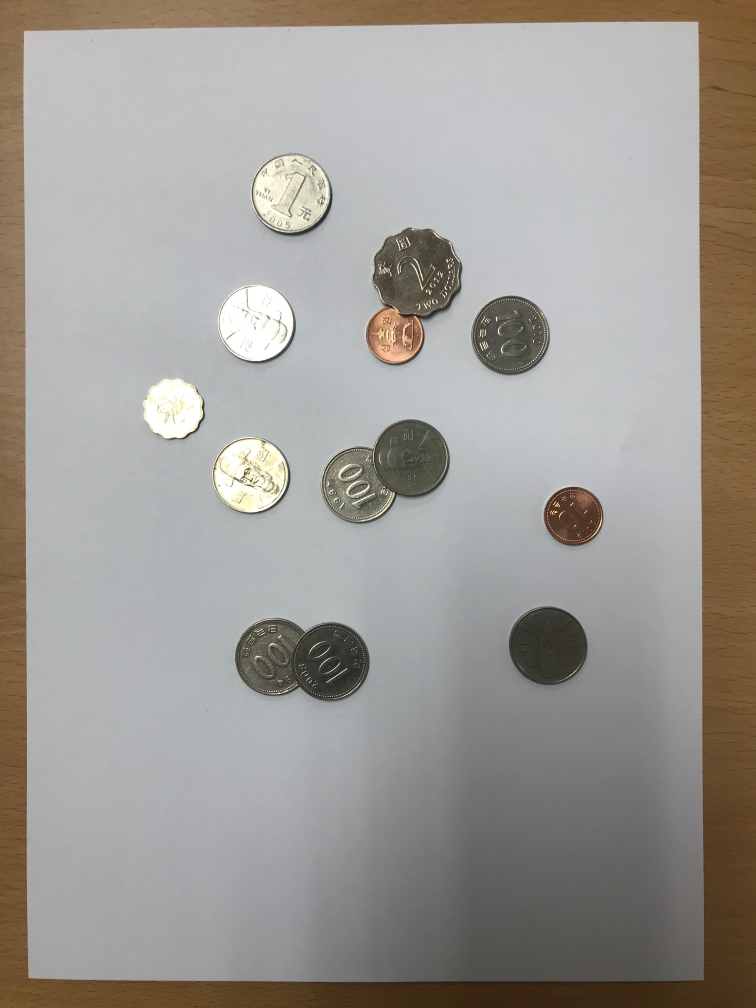
#> input picture Coins/coins_set3.jpg, 3024 x 4032 px, found by its file name (shown at 1/4 size)
$ jupyter execute Homework_1_coins_set_3.ipynb   (shell and % lines are left out)
#> lines starting #> are read from the running program, lines starting #| are printed output that depends on the picture
[cell 1]
import cv2
import numpy as np
import matplotlib.pyplot as plt

[cell 2]
image = 'coins_set3.jpg'
img = cv2.imread(image, 1)
#> img is the input picture: shape (4032, 3024, 3); mean B, G, R 149.8, 154.6, 158.1
img_orig = img.copy()
img = cv2.cvtColor(img,cv2.COLOR_BGR2GRAY)
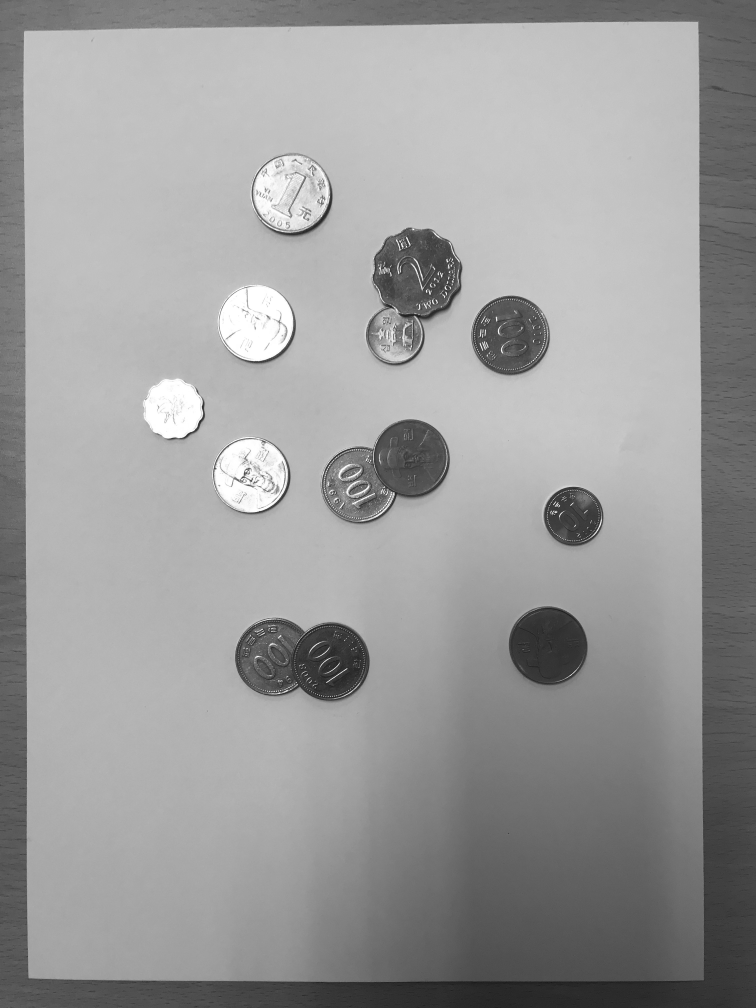
#> img: shape (4032, 3024) (shown at 1/4 size); min 7, max 255, mean 155.1
plt.rcParams["figure.figsize"] = (16,9)
plt.imshow(img,cmap='gray')

[cell 3]
img = cv2.medianBlur(img,55)
plt.rcParams["figure.figsize"] = (16,9)
plt.imshow(img,cmap='gray')

[cell 4]
all_circs = cv2.HoughCircles(img, cv2.HOUGH_GRADIENT, 0.9, 120, param1 = 50, param2 = 30, minRadius = 105, maxRadius = 280)
#> all_circs = 13 rows, first 8: [2191.5, 2581.5, 155.4], [1322.5, 2645.5, 153.7], [2042.5, 1337.5, 153], [1000.5, 1902.5, 144.5], [1023.5, 1289.5, 147.6], [1643.5, 1828.5, 150.3], [2298.5, 2065.5, 117.6], [689.5, 1634.5, 117.2]
all_circs_rounded = np.uint16(np.around(all_circs))
#> all_circs_rounded = 13 rows, first 8: [2192, 2582, 155], [1322, 2646, 154], [2042, 1338, 153], [1000, 1902, 144], [1024, 1290, 148], [1644, 1828, 150], [2298, 2066, 118], [690, 1634, 117]

print(all_circs_rounded)
#| [[[2192 2582  155]
#|   [1322 2646  154]
#|   [2042 1338  153]
#|   [1000 1902  144]
#|   [1024 1290  148]
#|   [1644 1828  150]
#|   [2298 2066  118]
#|   [ 690 1634  117]
#|   [1096 2628  154]
#|   [1164  774  147]
#|   [1438 1936  148]
#|   [1672 1102  180]
#> (further printed lines are left out)
print(all_circs_rounded.shape)
#| (1, 13, 3)
print('I have found ' + str(all_circs_rounded.shape[1]) + ' coins.')
#| I have found 13 coins.

[cell 5]
count = 1
for i in all_circs_rounded[0, :]:
    cv2.circle(img_orig, (i[0],i[1]),i[2],(50, 200, 200), 15)
    cv2.circle(img_orig, (i[0],i[1]),2,(255, 0, 0), 5)
    cv2.putText(img_orig, "Coin " + str(count), (i[0]-70,i[1]+30), cv2.FONT_HERSHEY_SIMPLEX, 3.3, (255,0,0), 15)
    count += 1

    plt.rcParams["figure.figsize"] = (16,9)
    plt.imshow(img_orig)
#> this loop made 13 passes
#> i on passes 1 to 12: [2192, 2582, 155], [1322, 2646, 154], [2042, 1338, 153], [1000, 1902, 144], [1024, 1290, 148], [1644, 1828, 150], [2298, 2066, 118], [690, 1634, 117], [1096, 2628, 154], [1164, 774, 147], [1438, 1936, 148], [1672, 1102, 180]
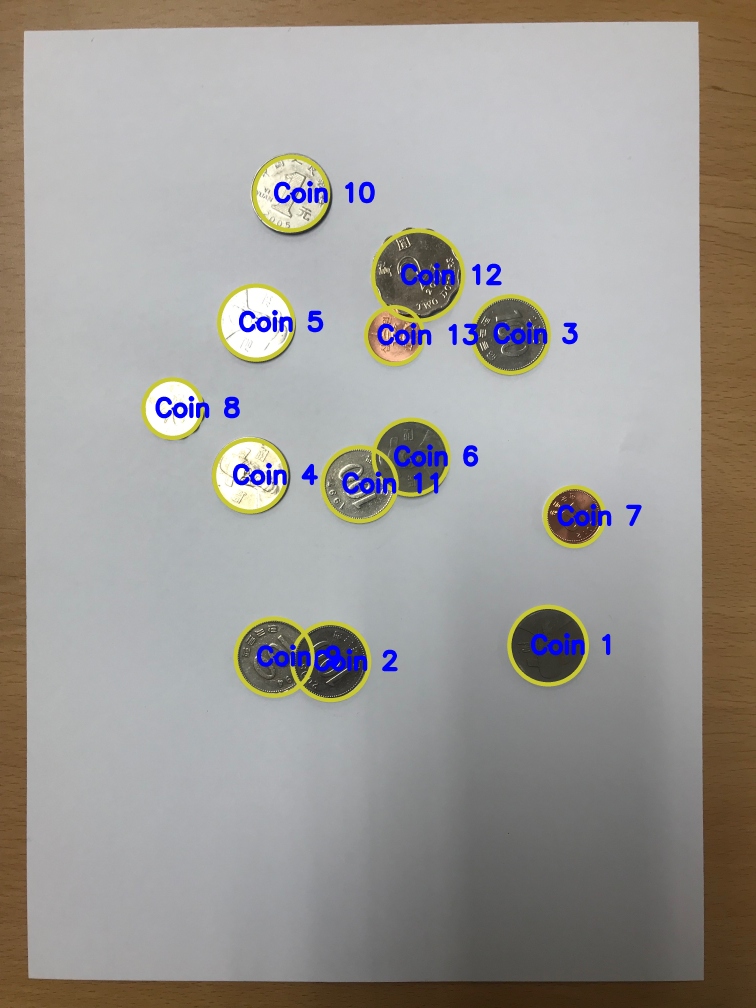
#> img_orig: shape (4032, 3024, 3) (shown at 1/4 size); mean B, G, R 150.2, 153.8, 157.2
#> after the loop, count = 14
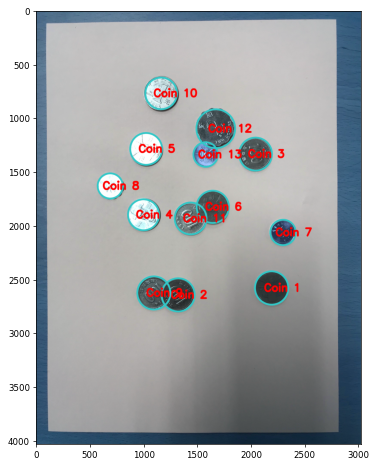
#> figure drawn by matplotlib, 1 panel; B, G, R data is drawn as R, G, B

$ run again, with Coins/coins_set1.jpg copied over Coins/coins_set3.jpg
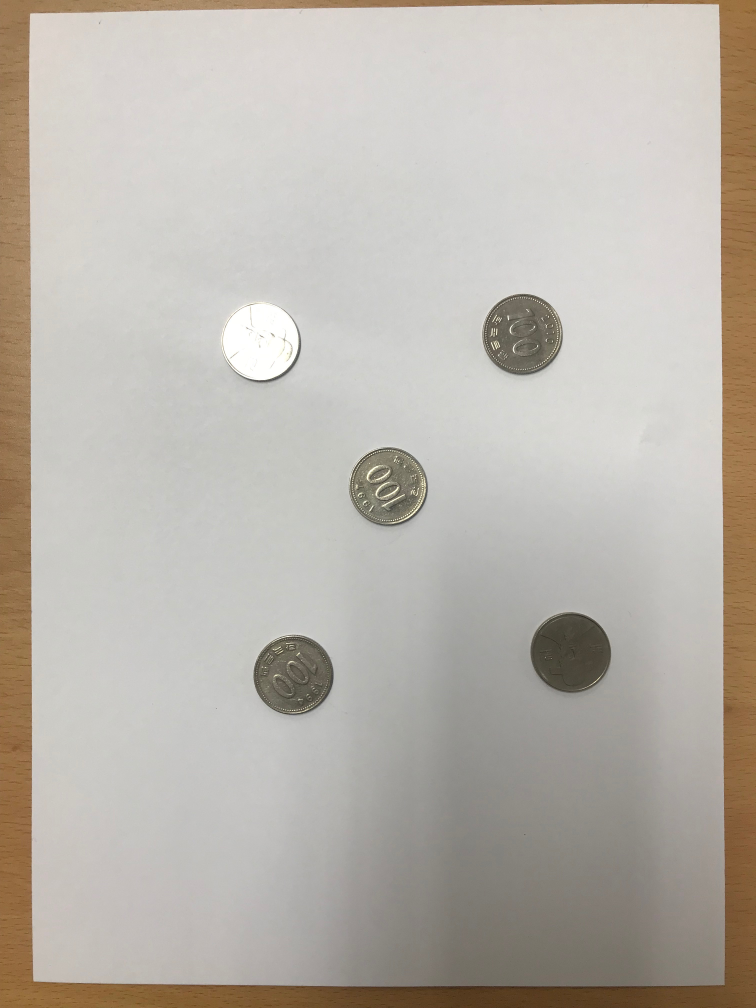
#> input picture Coins/coins_set1.jpg, 3024 x 4032 px, found by its file name (shown at 1/4 size)
#> img is the input picture: shape (4032, 3024, 3); mean B, G, R 171.9, 180, 185.8
#> `img = cv2.cvtColor(img,cv2.COLOR_BGR2GRAY)`:
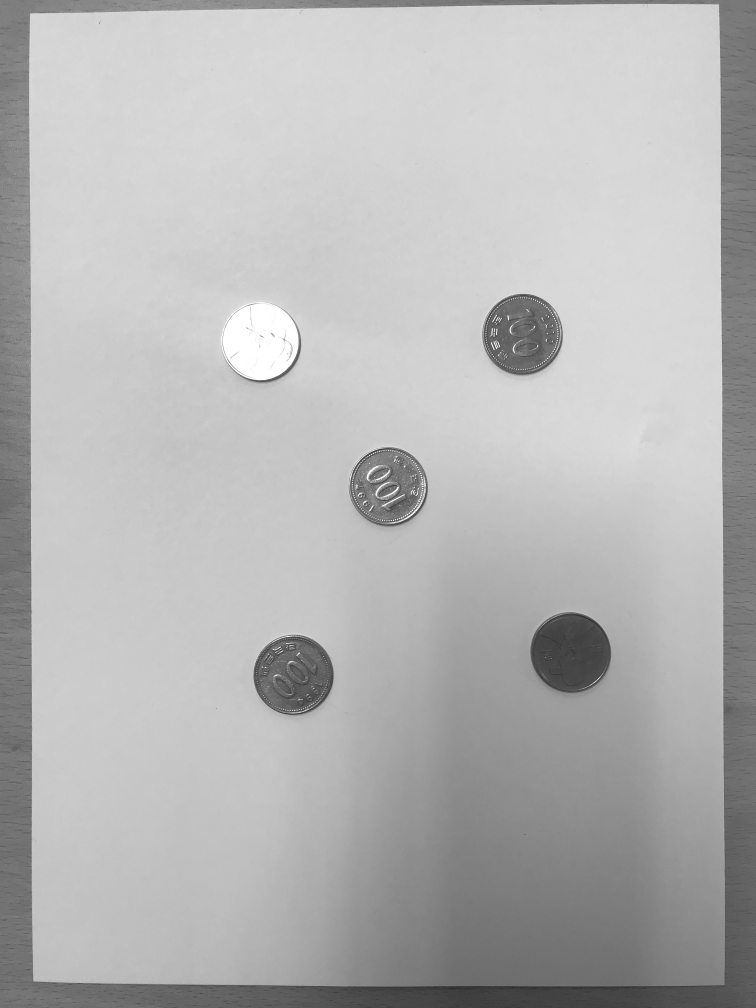
#> img: shape (4032, 3024) (shown at 1/4 size); min 16, max 255, mean 180.9
#> all_circs = [[2281.5, 2608.5, 158.9], [2090.5, 1333.5, 156.1], [1173.5, 2699.5, 158.3], [1554.5, 1946.5, 155], [1041.5, 1365.5, 153.1]]
#> all_circs_rounded = [[2282, 2608, 159], [2090, 1334, 156], [1174, 2700, 158], [1554, 1946, 155], [1042, 1366, 153]]
#| [[[2282 2608  159]
#|   [2090 1334  156]
#|   [1174 2700  158]
#|   [1554 1946  155]
#|   [1042 1366  153]]]
#| (1, 5, 3)
#| I have found 5 coins.
#> the loop `for i in all_circs_rounded[0, :]:` made 5 passes
#> after the loop `for i in all_circs_rounded[0, :]:`: count = 6
#> `[cell 5] count = 1 for i in all_circs_rounded[0, :]: cv2.circle(img_or..`:
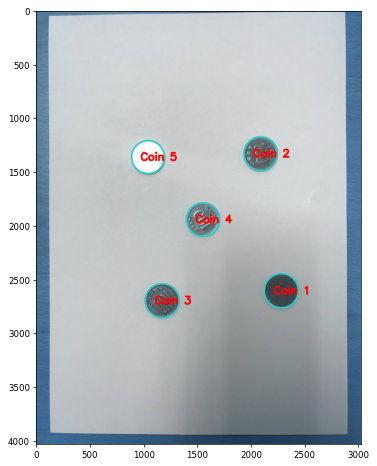
#> figure drawn by matplotlib, 1 panel; B, G, R data is drawn as R, G, B

$ run again, with Coins/coins_set4.jpg copied over Coins/coins_set3.jpg
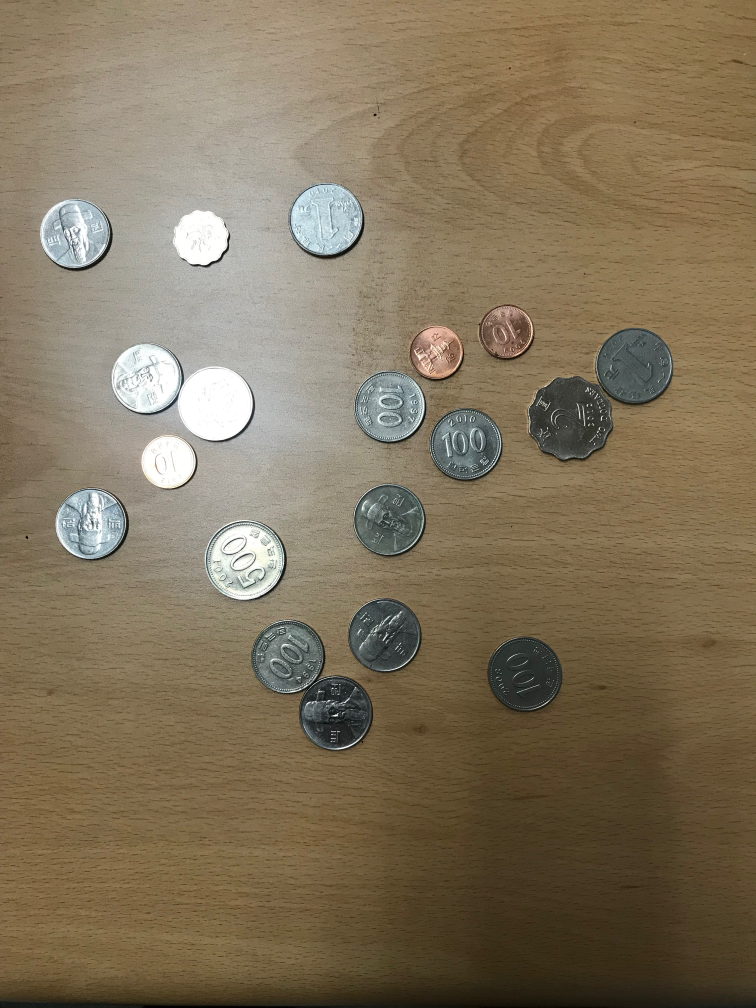
#> input picture Coins/coins_set4.jpg, 3024 x 4032 px, found by its file name (shown at 1/4 size)
#> img is the input picture: shape (4032, 3024, 3); mean B, G, R 91, 115.2, 129.4
#> `img = cv2.medianBlur(img,55)`:
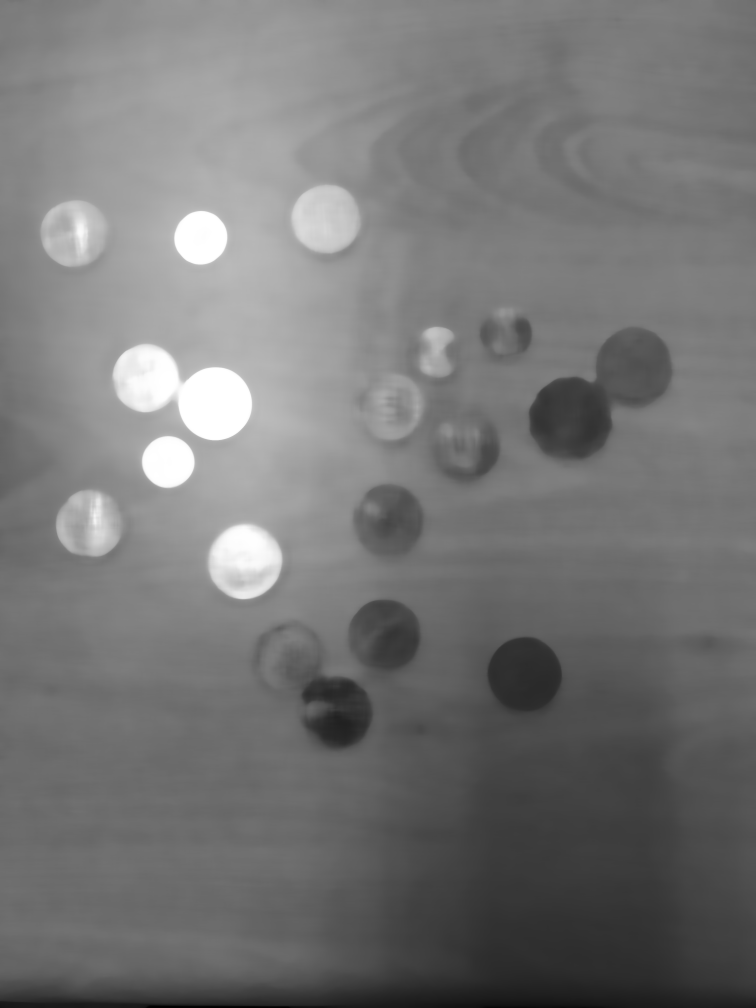
#> img: shape (4032, 3024) (shown at 1/4 size); min 1, max 255, mean 117.8
#> all_circs = [[860.5, 1615.5, 146.6], [802.5, 950.5, 106.5], [980.5, 2247.5, 149.8], [585.5, 1512.5, 136.5], [1304.5, 876.5, 138.3], [296.5, 935.5, 133.1], [2098.5, 2696.5, 147.7], [672.5, 1844.5, 106.1], [350.5, 2099.5, 127.6]]
#> all_circs_rounded = [[860, 1616, 147], [802, 950, 106], [980, 2248, 150], [586, 1512, 136], [1304, 876, 138], [296, 936, 133], [2098, 2696, 148], [672, 1844, 106], [350, 2100, 128]]
#| [[[ 860 1616  147]
#|   [ 802  950  106]
#|   [ 980 2248  150]
#|   [ 586 1512  136]
#|   [1304  876  138]
#|   [ 296  936  133]
#> (further printed lines are left out)
#| (1, 9, 3)
#| I have found 9 coins.
#> the loop `for i in all_circs_rounded[0, :]:` made 9 passes
#> after the loop `for i in all_circs_rounded[0, :]:`: count = 10
#> `[cell 5] count = 1 for i in all_circs_rounded[0, :]: cv2.circle(img_or..`:
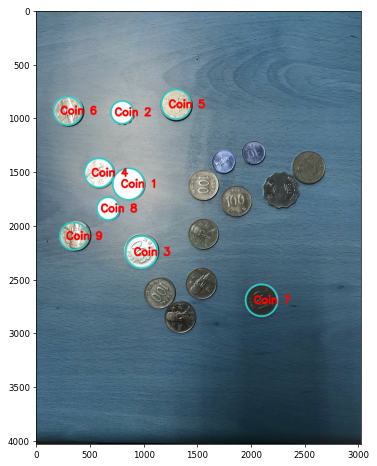
#> figure drawn by matplotlib, 1 panel; B, G, R data is drawn as R, G, B
